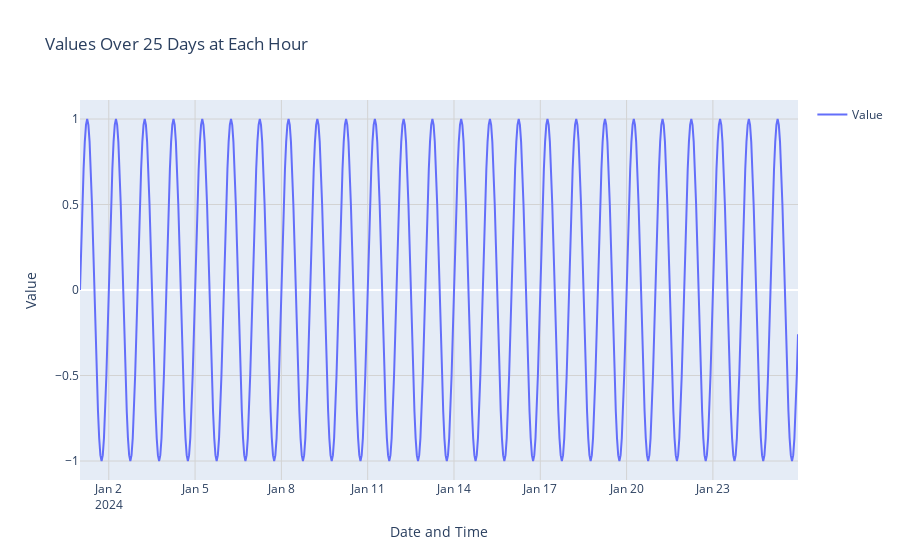

Notebook code for this chart:
### Code cell
# Create traces for line plot, maxima, and minima points
trace_line = go.Scatter(x=df1['Datetime'], y=df1['Value'], mode='lines', name='Value')
#trace_max = go.Scatter(x=df1.iloc[max_indices]['Datetime'], y=df1.iloc[max_indices]['Value'], mode='markers', name='Maxima', marker=dict(color='red', size=8))
#trace_min = go.Scatter(x=df1.iloc[min_indices]['Datetime'], y=df1.iloc[min_indices]['Value'], mode='markers', name='Minima', marker=dict(color='blue', size=8))

# Create figure
fig = go.Figure()

# Add traces to the figure
fig.add_trace(trace_line)
#fig.add_trace(trace_max)
#fig.add_trace(trace_min)

# Update layout
fig.update_layout(title='Values Over 25 Days at Each Hour',
                  xaxis_title='Date and Time',
                  yaxis_title='Value',
                  showlegend=True,
                  xaxis=dict(showgrid=True, gridcolor='lightgray'),
                  yaxis=dict(showgrid=True, gridcolor='lightgray'))

# Show the plot
fig.show()

### Figure 1 — Plotly figure (JSON) as saved in the notebook; plotly's stock layout.template omitted (floating-point values rounded to 4 significant figures; data arrays with more than 128 entries replaced by an {"elided": "..."} marker saying what was removed)
{"data": [{"mode": "lines", "name": "Value", "type": "scatter", "x": {"elided": "600 str values"}, "y": {"elided": "600 float values"}}], "layout": {"showlegend": true, "title": {"text": "Values Over 25 Days at Each Hour"}, "xaxis": {"gridcolor": "lightgray", "showgrid": true, "title": {"text": "Date and Time"}}, "yaxis": {"gridcolor": "lightgray", "showgrid": true, "title": {"text": "Value"}}}}
